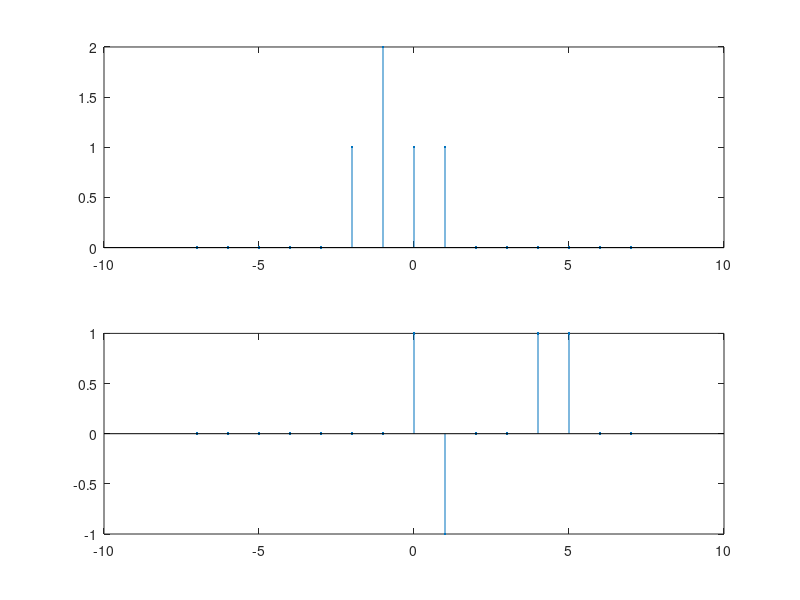
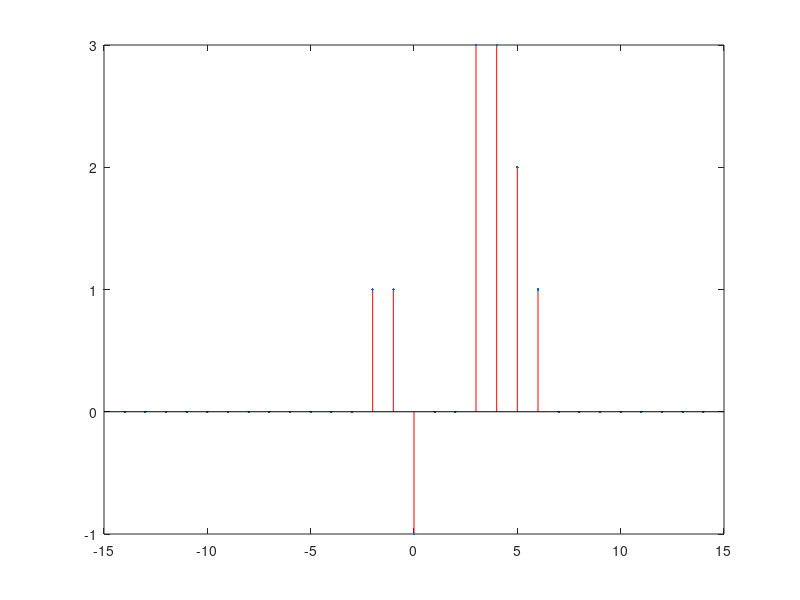

Source code (MATLAB) for these figures, in order:
close all
clear
clc

n = [-7:1:7];
n2=2*min(n):1:2*max(n);
x=[zeros(1,5) 1 2 1 1 zeros(1,6)];
h=[zeros(1,7) 1 -1 0 0 1 1 zeros(1,2)];

figure
subplot(2,1,1)
stem(n,x,'.')

subplot(2,1,2)
stem(n,h,'.')

y=conv(x,h);
figure
stem(n2,y,'.','color','r')